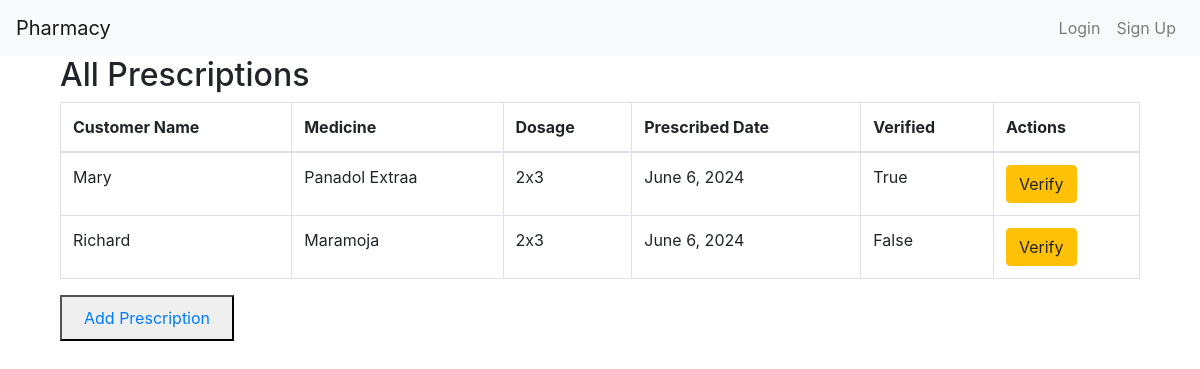
/prescriptions/, run on the app's committed database.
### chemistApi/models.py (models this page shows, shortened)
class Prescription(models.Model):
    customer = models.ForeignKey(Customer, on_delete=models.SET_NULL, null=True, blank=True, default=None)
    medicine = models.ForeignKey(Medicine, on_delete=models.CASCADE)
    prescribed_date = models.DateField(auto_now_add=True)
    dosage = models.CharField(max_length=100)
    verified = models.BooleanField(default=False)

class Customer(models.Model):
    name = models.CharField(max_length=255)
    contact = models.CharField(max_length=20, unique=True)

class Medicine(models.Model):
    name = models.CharField(max_length=255)
    supplier = models.ForeignKey(Supplier, on_delete=models.CASCADE)
    description = models.TextField(default='No description provided')
    price = models.DecimalField(max_digits=10, decimal_places=2, default=0)

### chemistApi/views.py (the view)
# urls.py: path('prescriptions/', views.list_prescriptions, name='list_prescriptions'),
def list_prescriptions(request):
    prescriptions = Prescription.objects.all()
    return render(request, 'list_prescriptions.html', {'prescriptions': prescriptions})

### chemistApi/templates/list_prescriptions.html (shortened to what this page needs)
{% extends 'base.html' %}
{% block content %}
<div class="container">
    <h2>All Prescriptions</h2>
    <table class="table table-bordered">
        <thead>
            <tr>
                <th>Customer Name</th>
                <th>Medicine</th>
                <th>Dosage</th>
                <th>Prescribed Date</th>
                <th>Verified</th>
                <th>Actions</th>
            </tr>
        </thead>
        <tbody>
            {% for prescription in prescriptions %}
            <tr>
                <td>{{ prescription.customer.name }}</td>
                <td>{{ prescription.medicine.name }}</td>
                <td>{{ prescription.dosage }}</td>
                <td>{{ prescription.prescribed_date }}</td>
                <td>{{ prescription.verified }}</td>
                <td>
                    <a href="{% url 'verify_prescription' prescription.pk %}" class="btn btn-warning">Verify</a>
                </td>
            </tr>
            {% endfor %}
        </tbody>
    </table>
	<button>
    <a class="nav-link" href="{% url 'create_prescription' %}">Add Prescription</a>
  </button>
</div>
{% endblock %}

### data on the page
Prescription: customer.name "Mary", medicine.name "Panadol Extraa", dosage "2x3", prescribed_date "June 6, 2024", verified "True"
Prescription: customer.name "Richard", medicine.name "Maramoja", dosage "2x3", prescribed_date "June 6, 2024", verified "False"
